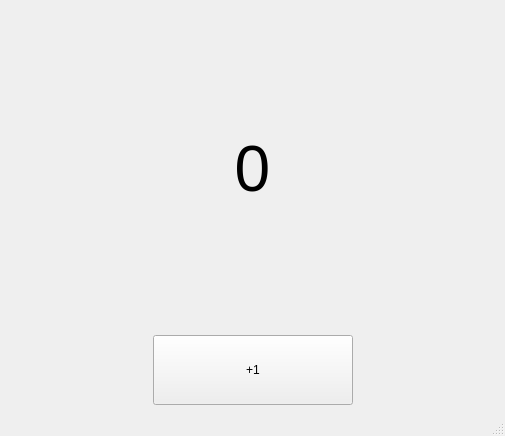
<?xml version="1.0" encoding="UTF-8"?>
<ui version="4.0">
 <class>MainWindow</class>
 <widget class="QMainWindow" name="MainWindow">
  <property name="geometry">
   <rect>
    <x>0</x>
    <y>0</y>
    <width>505</width>
    <height>436</height>
   </rect>
  </property>
  <property name="windowTitle">
   <string>MainWindow</string>
  </property>
  <widget class="QWidget" name="centralwidget">
   <layout class="QVBoxLayout" name="verticalLayout_2">
    <item>
     <layout class="QVBoxLayout" name="verticalLayout">
      <item>
       <widget class="QLabel" name="label">
        <property name="font">
         <font>
          <pointsize>48</pointsize>
         </font>
        </property>
        <property name="text">
         <string>0</string>
        </property>
        <property name="alignment">
         <set>Qt::AlignCenter</set>
        </property>
       </widget>
      </item>
      <item>
       <layout class="QHBoxLayout" name="horizontalLayout">
        <item>
         <spacer name="horizontalSpacer">
          <property name="orientation">
           <enum>Qt::Horizontal</enum>
          </property>
          <property name="sizeHint" stdset="0">
           <size>
            <width>40</width>
            <height>20</height>
           </size>
          </property>
         </spacer>
        </item>
        <item>
         <widget class="QPushButton" name="pushButton">
          <property name="minimumSize">
           <size>
            <width>200</width>
            <height>70</height>
           </size>
          </property>
          <property name="text">
           <string>+1</string>
          </property>
         </widget>
        </item>
        <item>
         <spacer name="horizontalSpacer_2">
          <property name="orientation">
           <enum>Qt::Horizontal</enum>
          </property>
          <property name="sizeHint" stdset="0">
           <size>
            <width>40</width>
            <height>20</height>
           </size>
          </property>
         </spacer>
        </item>
       </layout>
      </item>
     </layout>
    </item>
   </layout>
  </widget>
  <widget class="QMenuBar" name="menubar">
   <property name="geometry">
    <rect>
     <x>0</x>
     <y>0</y>
     <width>505</width>
     <height>26</height>
    </rect>
   </property>
  </widget>
  <widget class="QStatusBar" name="statusbar"/>
 </widget>
 <resources/>
 <connections/>
</ui>
